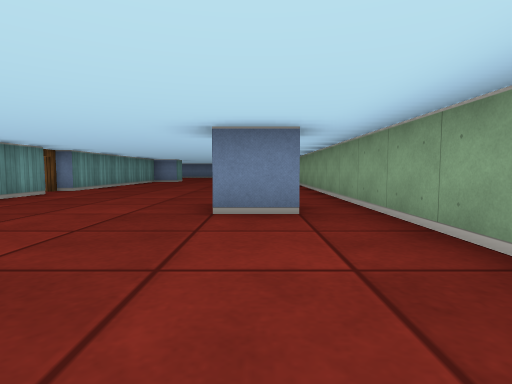
[1] (above)

21 first-person views from a walk through a cub3D maze. The camera is about half as high as the walls, tilts 4° down and sees 80° across. The floor is counted in squares. Each view is taken from the middle of a square. On the plan, view 1 faces up. The plan holds only what a view shows up to about 9 squares ahead; the rest is blank.

[2]
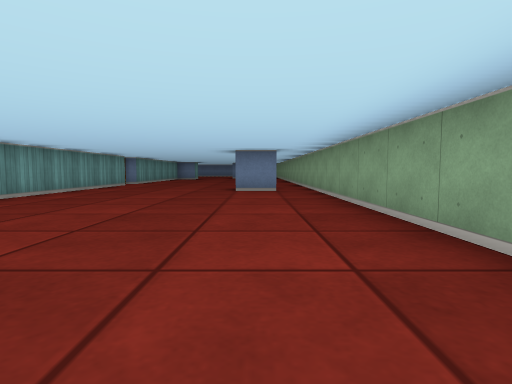

[3]
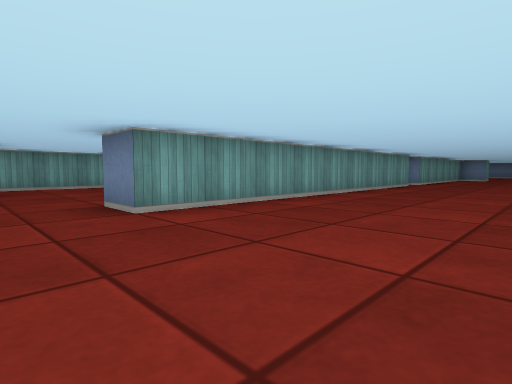

[4]
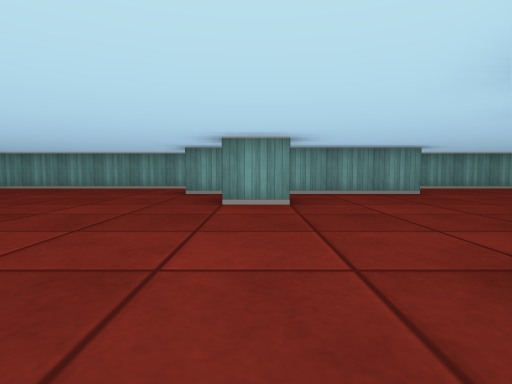

[5]
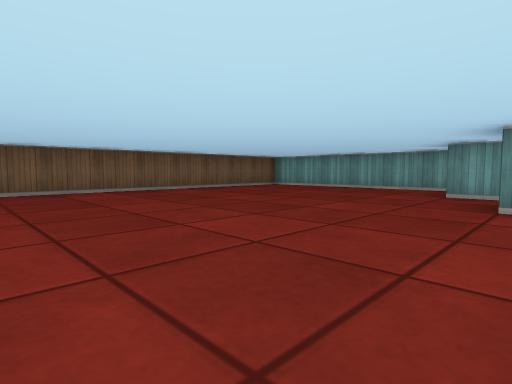

[6]
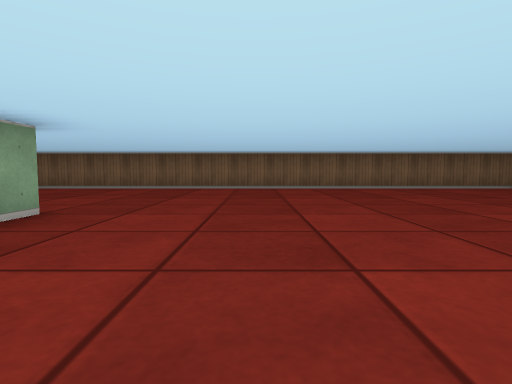

[7]
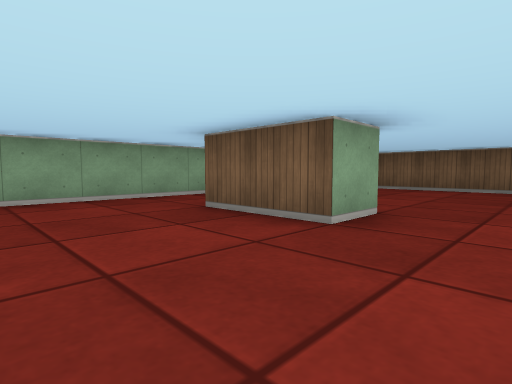

[8]
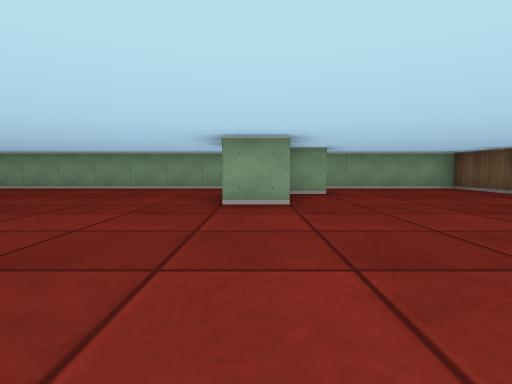

[9]
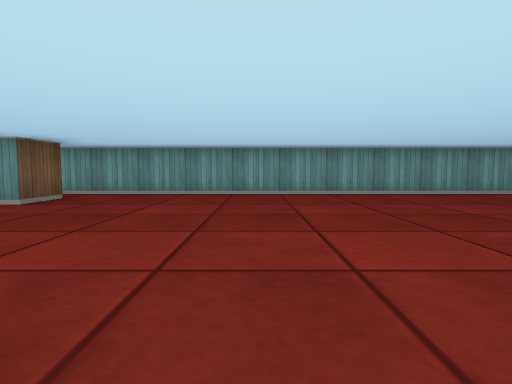

[10]
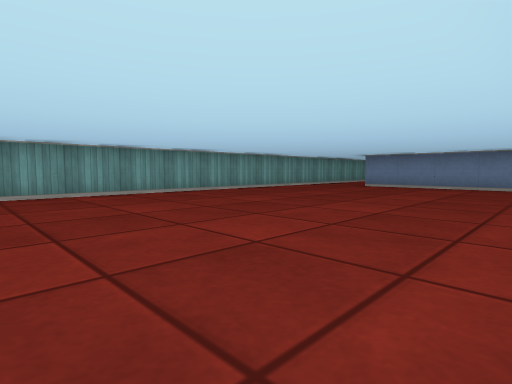

[11]
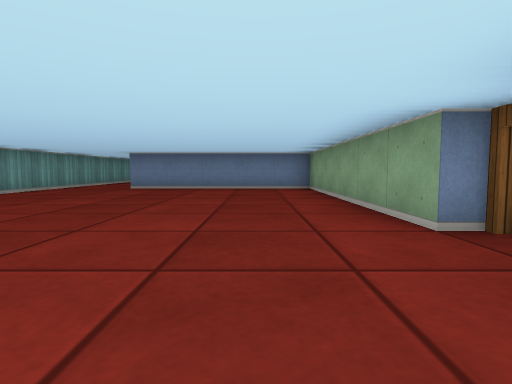

[12]
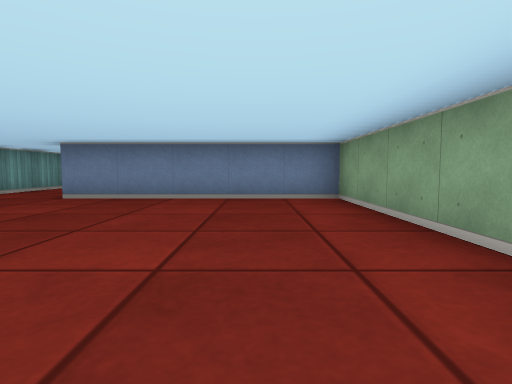

[13]
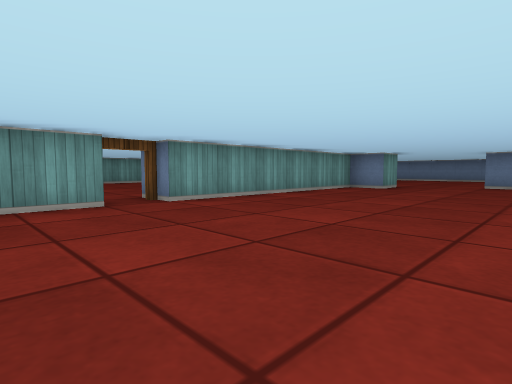

[14]
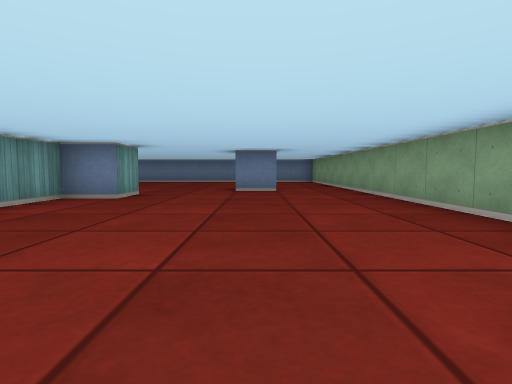

[15]
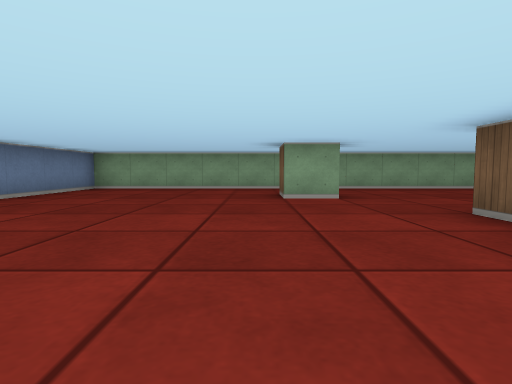

[16]
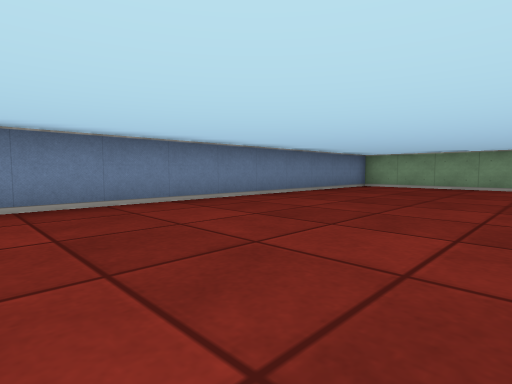

[17]
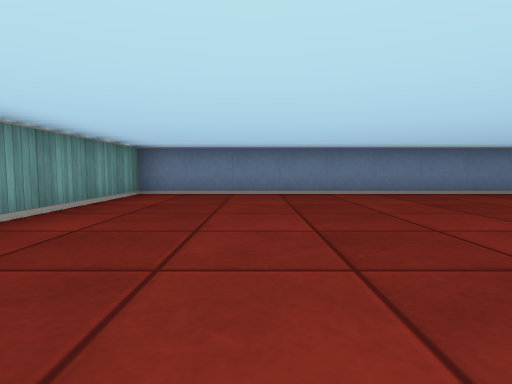

[18]
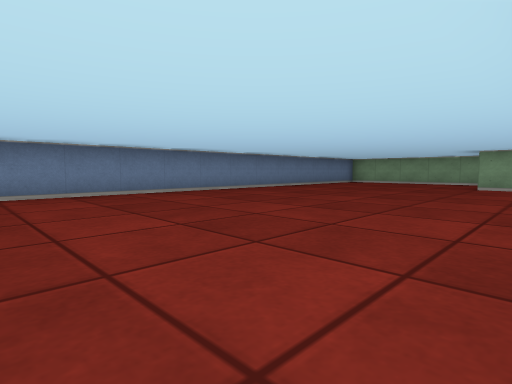

[19]
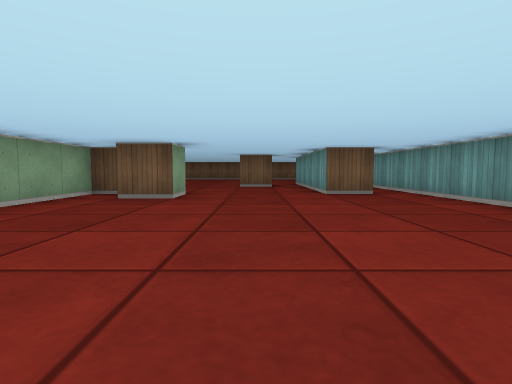

[20]
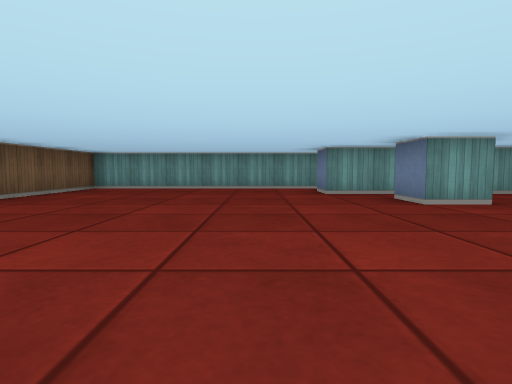

[21]
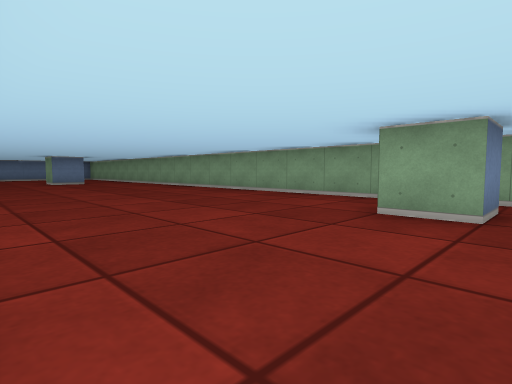

### Floor plan
Points are (right, up) in squares from view 1. A wall is a line through its corners. A room is listed if a view was taken in it or the views show most of it. See-through windows are left out.
Room 1 (views 1, 2, 3, 4, 5, 6, 7, 8, 9, 10, 11, 12, 13, 14, 15, 16, 17, 18, 19, 20, 21)
walls: (-4.5, 6.6) (-4.5, -2.5) (-5.5, -2.5); (-5.5, 7.5) (-5.5, 13.5) (-10.5, 13.5); (-6.1, -0.5) (-5.5, -0.5) (-5.5, 1.9); (-7.5, -0.5) (-7.5, 0.5) (-6.5, 0.5); (0.6, 3.5) (-0.5, 3.5) (-0.5, 4.5); (-11.6, -0.5) (-10.5, -0.5) (-10.5, -5.5) (-11.5, -5.5); (-8.5, -3.4) (-8.5, -4.5) (-9.5, -4.5); (-4.1, 14.5) (-3.5, 14.5) (-3.5, 13.5) (-4.5, 13.5) (-4.5, 7.5); (-0.4, 15.5) (-1.5, 15.5) (-1.5, 16.5) (-0.6, 16.5); (-12.5, -5.2) (-12.5, -11.5) (1.5, -11.5) (1.5, 21.5) (-12.5, 21.5) (-12.5, -3); (-2.5, -6.6) (-2.5, -5.5) (-0.5, -5.5); (-0.5, -7.6) (-0.5, -6.6)
ways out: open door at (-5, 7)

Positions as (right, up) in squares from view 1, and headings:
1: (0, 0), facing up
2: (0, -4), facing up
3: (-1, -4), facing up-left
4: (-4, -4), facing left
5: (-4, -4), facing down-left
6: (-5, -3), facing down
7: (-4, -3), facing down-right
8: (-7, -6), facing right
9: (-6, 3), facing left
10: (-6, 4), facing up-left
11: (-7, 5), facing up
12: (-7, 8), facing up
13: (0, 5), facing up-left
14: (-1, 8), facing up
15: (-7, 17), facing right
16: (-8, 17), facing up-right
17: (-10, 15), facing up
18: (-11, 15), facing up-right
19: (-9, 6), facing down
20: (-4, -7), facing left
21: (-4, 3), facing up-right
